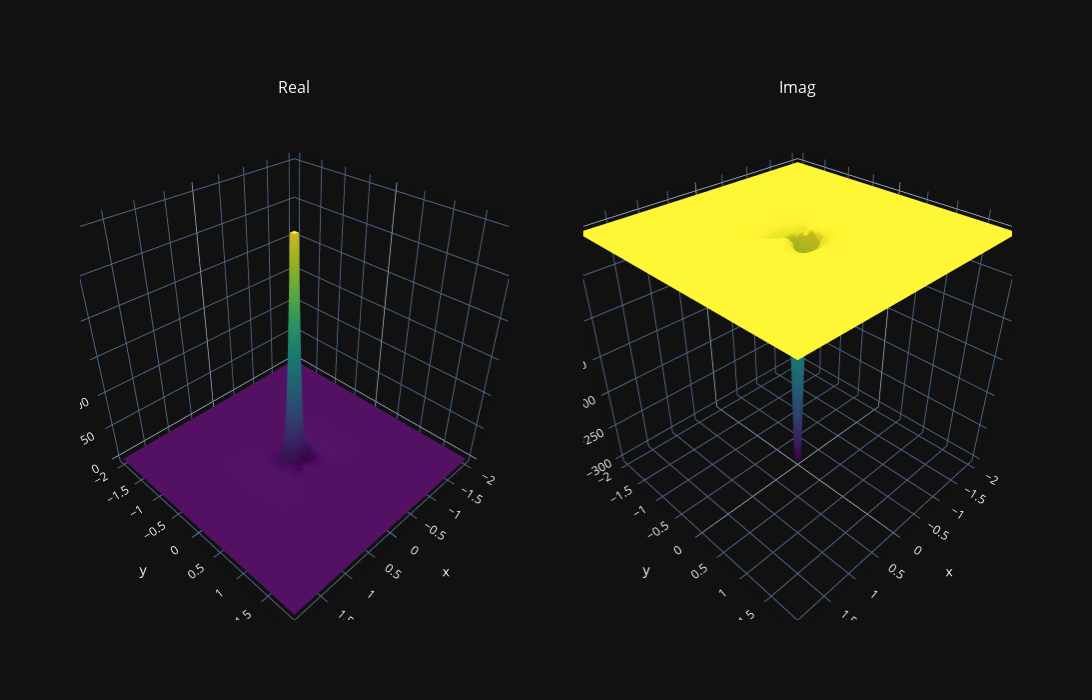

Here is the notebook cell this chart was saved with:
### Code cell
from imports import *
from symbolic_conversion import w_numeric
init_notebook_mode(connected=True) 
from plotly.subplots import make_subplots

fig = make_subplots(
    rows = 1 ,cols=2,
    specs=[[{'type': 'surface'}, {'type': 'surface'}]],
    subplot_titles=('Real','Imag'),
    horizontal_spacing = 0.08
)

limit_range_px = 2
limit_range_nx = 2
limit_range_py = 2
limit_range_ny = 2

fine = 50


Z =1/(a**2+I*b**2)



x,y = np.meshgrid(np.linspace(-1*limit_range_nx , limit_range_px , fine),np.linspace(-1*limit_range_ny , limit_range_py , fine))

Real,Imag = w_numeric(Z)

fig.add_trace(
    go.Surface(x=x, y=y, z=Real(x,y), colorscale='Viridis', showscale=False,hoverinfo='none'),
    row=1, col=1)

fig.add_trace(
    go.Surface(x=x, y=y, z=Imag(x,y), colorscale='Viridis', showscale=False,hoverinfo='none'),
    row=1, col=2)



# fig = go.Figure(data=[go.Surface(z=Real(x,y), x=x, y=y)])
# fig.update_layout(title='Real Part',
#                   width=500, height=500,
#                   margin=dict(l=65, r=50, b=10, t=80))

fig.update_layout(height=700, width=1100,
                 template='plotly_dark',
                 )

config = {'responsive': False,'scrollZoom': True,
    'displayModeBar': True,
    'editable': True}

fig.show(config=config)

### Figure 1 — Plotly figure (JSON) as saved in the notebook; plotly's stock layout.template omitted (floating-point values rounded to 4 significant figures; data arrays with more than 128 entries replaced by an {"elided": "..."} marker saying what was removed)
{"data": [{"colorscale": [[0, "#440154"], [0.1111, "#482878"], [0.2222, "#3e4989"], [0.3333, "#31688e"], [0.4444, "#26828e"], [0.5556, "#1f9e89"], [0.6667, "#35b779"], [0.7778, "#6ece58"], [0.8889, "#b5de2b"], [1, "#fde725"]], "hoverinfo": "none", "scene": "scene", "showscale": false, "type": "surface", "x": {"elided": "50x50 float values"}, "y": {"elided": "50x50 float values"}, "z": {"elided": "50x50 float values"}}, {"colorscale": [[0, "#440154"], [0.1111, "#482878"], [0.2222, "#3e4989"], [0.3333, "#31688e"], [0.4444, "#26828e"], [0.5556, "#1f9e89"], [0.6667, "#35b779"], [0.7778, "#6ece58"], [0.8889, "#b5de2b"], [1, "#fde725"]], "hoverinfo": "none", "scene": "scene2", "showscale": false, "type": "surface", "x": {"elided": "50x50 float values"}, "y": {"elided": "50x50 float values"}, "z": {"elided": "50x50 float values"}}], "layout": {"annotations": [{"font": {"size": 16}, "showarrow": false, "text": "Real", "x": 0.23, "xanchor": "center", "xref": "paper", "y": 1, "yanchor": "bottom", "yref": "paper"}, {"font": {"size": 16}, "showarrow": false, "text": "Imag", "x": 0.77, "xanchor": "center", "xref": "paper", "y": 1, "yanchor": "bottom", "yref": "paper"}], "height": 700, "scene": {"aspectmode": "auto", "aspectratio": {"x": 1, "y": 1, "z": 1}, "domain": {"x": [0, 0.46], "y": [0, 1]}}, "scene2": {"aspectmode": "auto", "aspectratio": {"x": 1, "y": 1, "z": 1}, "domain": {"x": [0.54, 1], "y": [0, 1]}}, "width": 1100}}
